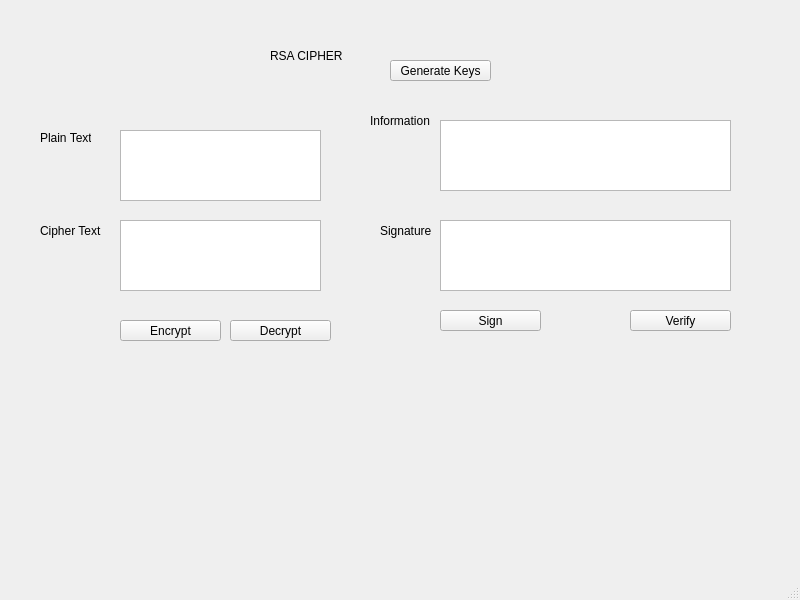
<?xml version="1.0" encoding="UTF-8"?>
<ui version="4.0">
 <class>MainWindow</class>
 <widget class="QMainWindow" name="MainWindow">
  <property name="geometry">
   <rect>
    <x>0</x>
    <y>0</y>
    <width>800</width>
    <height>600</height>
   </rect>
  </property>
  <property name="windowTitle">
   <string>MainWindow</string>
  </property>
  <widget class="QWidget" name="centralwidget">
   <widget class="QLabel" name="label">
    <property name="geometry">
     <rect>
      <x>270</x>
      <y>40</y>
      <width>81</width>
      <height>31</height>
     </rect>
    </property>
    <property name="text">
     <string>RSA CIPHER</string>
    </property>
   </widget>
   <widget class="QLabel" name="label_2">
    <property name="geometry">
     <rect>
      <x>40</x>
      <y>130</y>
      <width>51</width>
      <height>16</height>
     </rect>
    </property>
    <property name="text">
     <string>Plain Text</string>
    </property>
   </widget>
   <widget class="QLabel" name="label_3">
    <property name="geometry">
     <rect>
      <x>40</x>
      <y>220</y>
      <width>61</width>
      <height>21</height>
     </rect>
    </property>
    <property name="text">
     <string>Cipher Text</string>
    </property>
   </widget>
   <widget class="QLabel" name="label_4">
    <property name="geometry">
     <rect>
      <x>380</x>
      <y>220</y>
      <width>51</width>
      <height>21</height>
     </rect>
    </property>
    <property name="text">
     <string>Signature</string>
    </property>
   </widget>
   <widget class="QLabel" name="label_5">
    <property name="geometry">
     <rect>
      <x>370</x>
      <y>110</y>
      <width>61</width>
      <height>21</height>
     </rect>
    </property>
    <property name="text">
     <string>Information</string>
    </property>
   </widget>
   <widget class="QToolButton" name="btn_generate">
    <property name="geometry">
     <rect>
      <x>390</x>
      <y>60</y>
      <width>101</width>
      <height>21</height>
     </rect>
    </property>
    <property name="text">
     <string>Generate Keys</string>
    </property>
   </widget>
   <widget class="QToolButton" name="btn_encrypt">
    <property name="geometry">
     <rect>
      <x>120</x>
      <y>320</y>
      <width>101</width>
      <height>21</height>
     </rect>
    </property>
    <property name="text">
     <string>Encrypt</string>
    </property>
   </widget>
   <widget class="QToolButton" name="btn_decrypt">
    <property name="geometry">
     <rect>
      <x>230</x>
      <y>320</y>
      <width>101</width>
      <height>21</height>
     </rect>
    </property>
    <property name="text">
     <string>Decrypt</string>
    </property>
   </widget>
   <widget class="QToolButton" name="btn_sign">
    <property name="geometry">
     <rect>
      <x>440</x>
      <y>310</y>
      <width>101</width>
      <height>21</height>
     </rect>
    </property>
    <property name="text">
     <string>Sign</string>
    </property>
   </widget>
   <widget class="QToolButton" name="btn_verify">
    <property name="geometry">
     <rect>
      <x>630</x>
      <y>310</y>
      <width>101</width>
      <height>21</height>
     </rect>
    </property>
    <property name="text">
     <string>Verify</string>
    </property>
   </widget>
   <widget class="QPlainTextEdit" name="txt_plain">
    <property name="geometry">
     <rect>
      <x>120</x>
      <y>130</y>
      <width>201</width>
      <height>71</height>
     </rect>
    </property>
   </widget>
   <widget class="QPlainTextEdit" name="txt_cipher">
    <property name="geometry">
     <rect>
      <x>120</x>
      <y>220</y>
      <width>201</width>
      <height>71</height>
     </rect>
    </property>
   </widget>
   <widget class="QPlainTextEdit" name="txt_info">
    <property name="geometry">
     <rect>
      <x>440</x>
      <y>120</y>
      <width>291</width>
      <height>71</height>
     </rect>
    </property>
   </widget>
   <widget class="QPlainTextEdit" name="txt_signature">
    <property name="geometry">
     <rect>
      <x>440</x>
      <y>220</y>
      <width>291</width>
      <height>71</height>
     </rect>
    </property>
   </widget>
  </widget>
  <widget class="QMenuBar" name="menubar">
   <property name="geometry">
    <rect>
     <x>0</x>
     <y>0</y>
     <width>800</width>
     <height>21</height>
    </rect>
   </property>
  </widget>
  <widget class="QStatusBar" name="statusbar"/>
 </widget>
 <resources/>
 <connections/>
</ui>
